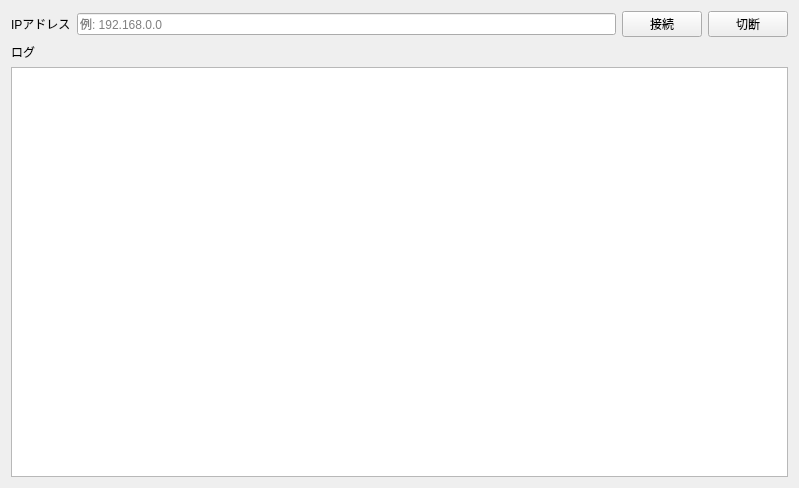
<?xml version="1.0" encoding="UTF-8"?>
<ui version="4.0">
 <class>ConnectionTab</class>
 <widget class="QWidget" name="ConnectionTab">
  <property name="geometry">
   <rect>
    <x>0</x>
    <y>0</y>
    <width>799</width>
    <height>488</height>
   </rect>
  </property>
  <property name="windowTitle">
   <string>Form</string>
  </property>
  <layout class="QGridLayout" name="gridLayout">
   <item row="1" column="0" colspan="3">
    <layout class="QHBoxLayout" name="horizontalLayout">
     <item>
      <widget class="QLabel" name="label_Host">
       <property name="text">
        <string>IPアドレス</string>
       </property>
       <property name="alignment">
        <set>Qt::AlignmentFlag::AlignLeading|Qt::AlignmentFlag::AlignLeft|Qt::AlignmentFlag::AlignVCenter</set>
       </property>
      </widget>
     </item>
     <item>
      <widget class="QLineEdit" name="lineEdit_Host">
       <property name="inputMask">
        <string/>
       </property>
       <property name="placeholderText">
        <string>例: 192.168.0.0</string>
       </property>
      </widget>
     </item>
     <item>
      <widget class="QPushButton" name="pushButton_Connect">
       <property name="text">
        <string>接続</string>
       </property>
      </widget>
     </item>
     <item>
      <widget class="QPushButton" name="pushButton_Disconnect">
       <property name="text">
        <string>切断</string>
       </property>
      </widget>
     </item>
    </layout>
   </item>
   <item row="6" column="0" colspan="3">
    <layout class="QVBoxLayout" name="verticalLayout">
     <item>
      <widget class="QLabel" name="label_Log">
       <property name="text">
        <string>ログ</string>
       </property>
       <property name="alignment">
        <set>Qt::AlignmentFlag::AlignLeading|Qt::AlignmentFlag::AlignLeft|Qt::AlignmentFlag::AlignVCenter</set>
       </property>
      </widget>
     </item>
     <item>
      <widget class="QTextEdit" name="textEdit_Log">
       <property name="readOnly">
        <bool>true</bool>
       </property>
      </widget>
     </item>
    </layout>
   </item>
  </layout>
 </widget>
 <resources/>
 <connections/>
</ui>
